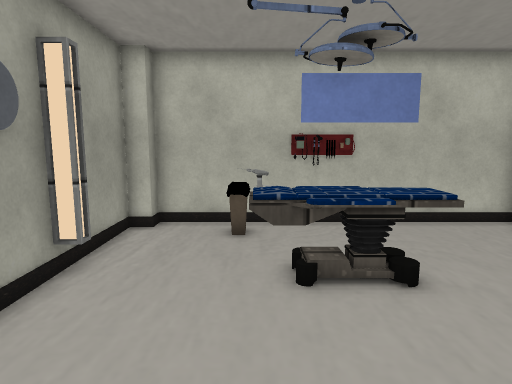
View 1 (above)

12 first-person views from a walk through a scene from a Unity 3-D project. The camera is 1.4 m above the floor, tilts 8° down and sees 75° across. The floor is counted in squares, 0.5 m on a side. Each view is taken from the middle of a square. On the plan, view 1 faces up. The plan holds only what a view shows up to about 20 squares ahead; the rest is blank. The place goes on beyond the plan. The player character is not drawn. Some animated figures are not drawn. Some surface patterns are stand-ins.

View 2
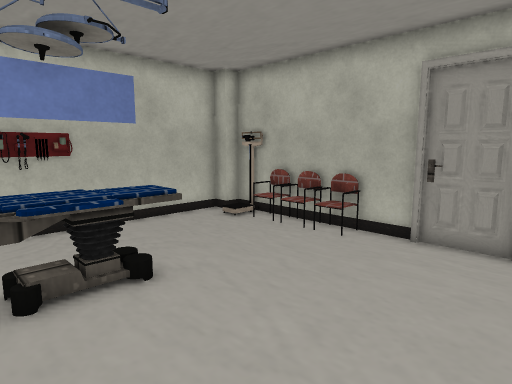

View 3
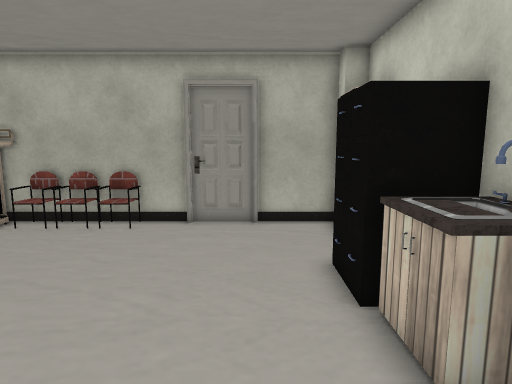

View 4
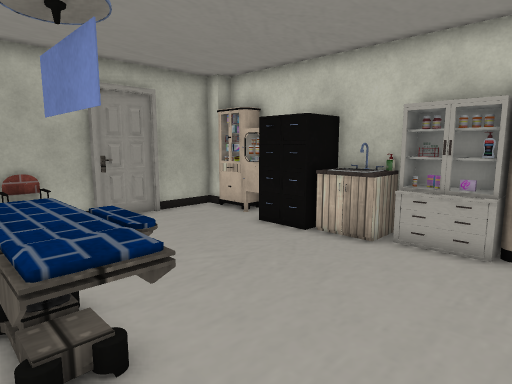

View 5
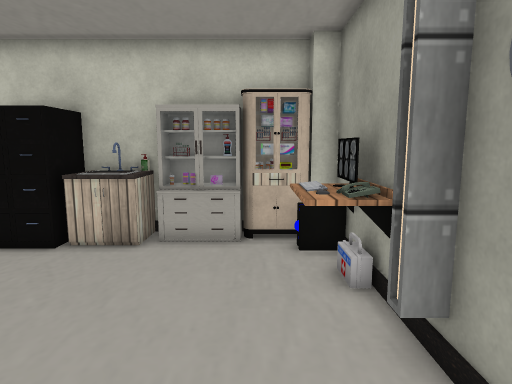

View 6
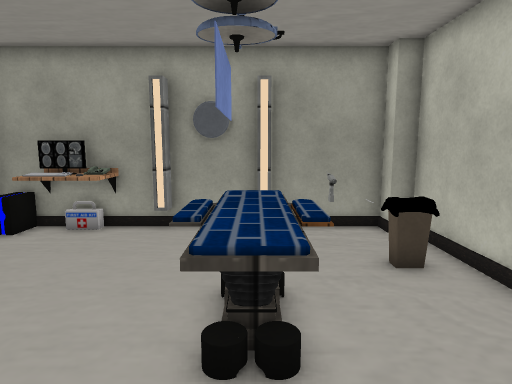

View 7
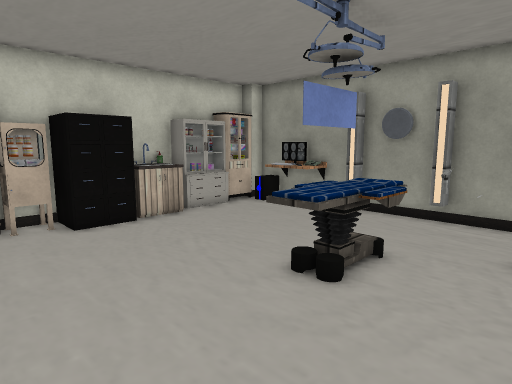

View 8
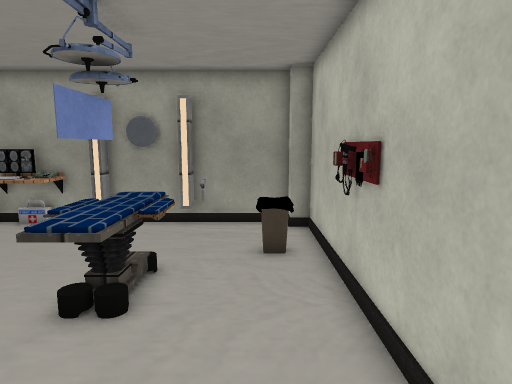

View 9
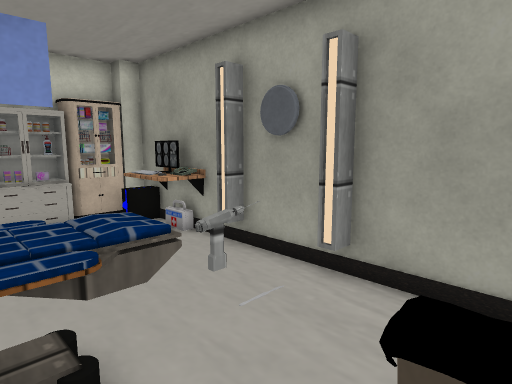

View 10
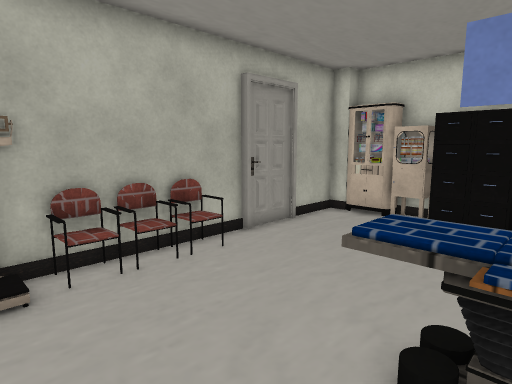

View 11
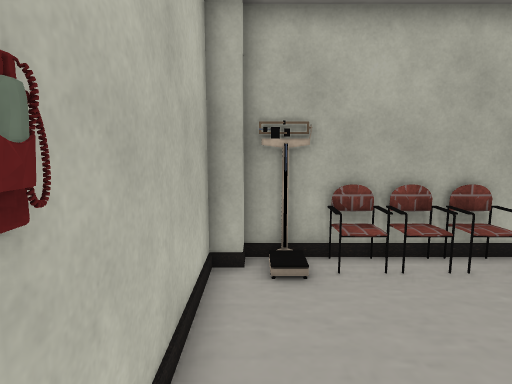

View 12
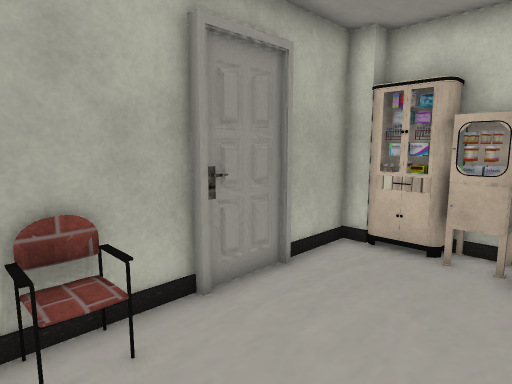

### Floor plan
Points are (right, up) in squares from view 1. A wall is a line through its corners. A room is listed if a view was taken in it or the views show most of it. See-through windows are left out.
Room 1 (views 1, 2, 3, 4, 5, 6, 7, 8, 9, 10, 11, 12)
walls: (3.5, 11.8) (3, 11.9); (0.8, -1.5) (0.8, -2.7) (3.5, -2.7); (3.5, 11.9) (2.9, 11.9); (2.4, 11.9) (1.4, 11.9); (3.6, 11.9) (2.8, 11.8); (0.4, -1.6) (0.9, -1.6); (9.9, 2.7) (9.9, 3.6); (-4, 1.5) (-4, -0.1); (5.6, -2.7) (7.5, -2.7); (6, -2.6) (7.2, -2.6); (9.9, 10.1) (9.9, 10.6); (9.5, 12.1) (-3.5, 12.1); (10.2, -1.5) (10.2, 11.4); (-4.4, 11.4) (-4.4, 0)
low walls: (-0.3, 11.1) (-0.3, 10.2) (-0.8, 10.2); (-2.8, 0.6) (-2.8, -0.2); (-1.5, -1.5) (0.8, -1.5); (-4.5, 2.3) (-2.8, 2.3) (-2.8, 1.5)
ways out: opening at (-2, -1) to room 2
objects: other object (-4, 4); other object (-4, 5) to (-4, 6); other object (-4, 7); other object (-4, 11) to (-4, 12); other object (-3, 1); other object (0, 6) to (4, 8); other object (0, 9); other object (1, -2) to (3, -1); other object (1, 9); other object (4, -2) to (4, -1); other object (5, -2) to (5, -1); other object (8, -2); other object (9, -3); other object (9, -2); other object (9, 9); other object (10, -2); other object (10, 5)
Room 2 (no view inside)
walls: (-1.5, -2.6) (0.7, -2.6) (0.7, -1.4); (-4.4, 0) (-4.4, -2)
ways out: opening at (-2, -1) to room 1
objects: other object (-4, -2); other object (-4, -1) to (-3, -1); other object (-1, -2); other object (0, -2)

Positions as (right, up) in squares from view 1, and headings:
1: (0, 0), facing up
2: (0, 0), facing up-right
3: (-2, 1), facing right
4: (-3, 8), facing down-right
5: (-2, 8), facing down
6: (7, 7), facing left
7: (9, 11), facing down-left
8: (9, 10), facing left
9: (2, 11), facing down-left
10: (2, 11), facing down-right
11: (2, 11), facing right
12: (5, 7), facing down-right
